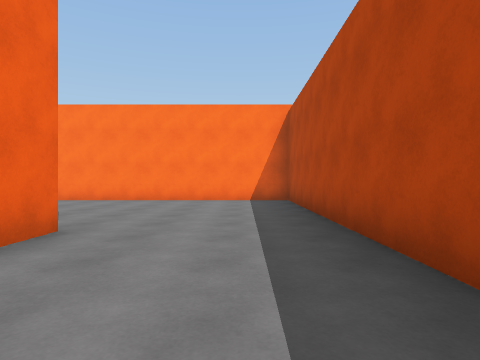
[1] (above)

24 first-person views from a walk through a 3-D level made in the Unity game engine. The camera is 1.2 m above the floor, looks level and sees 75° across. The floor is counted in squares, 2 m on a side. Each view is taken from the middle of a square. On the plan, view 1 faces up. The plan holds only what a view shows up to about 9 squares ahead; the rest is blank. The place goes on beyond the plan.

[2]
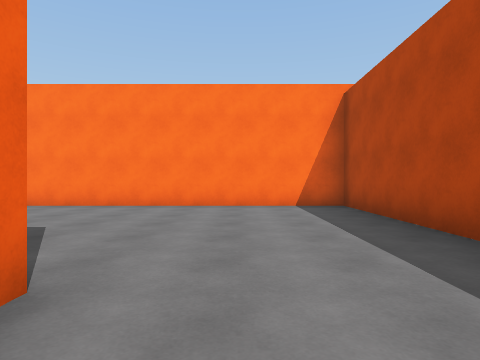

[3]
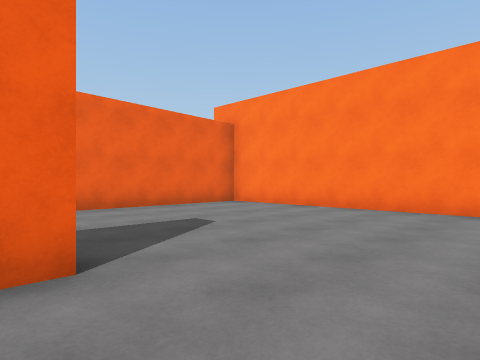

[4]
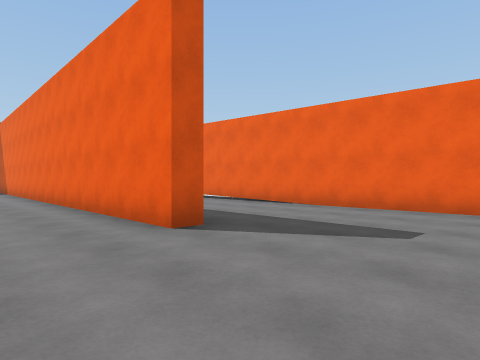

[5]
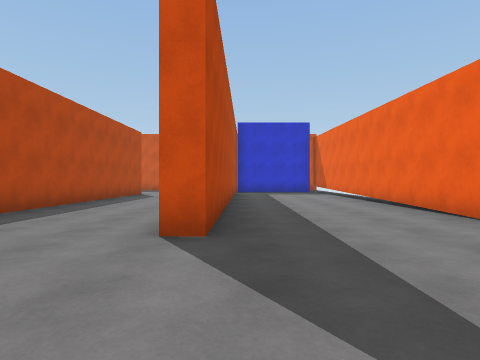

[6]
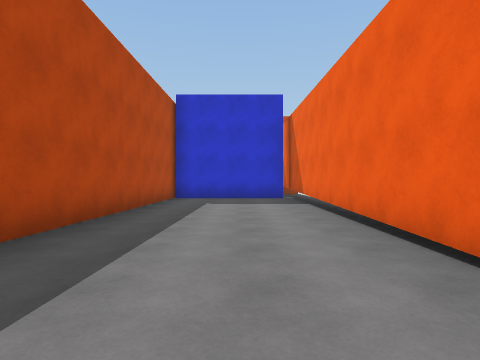

[7]
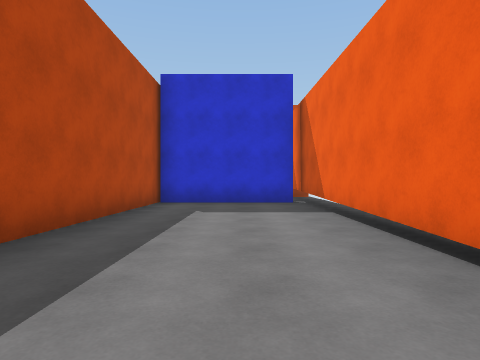

[8]
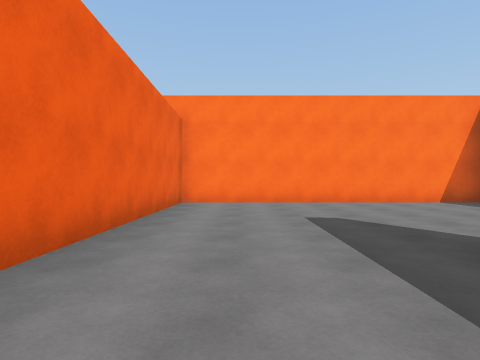

[9]
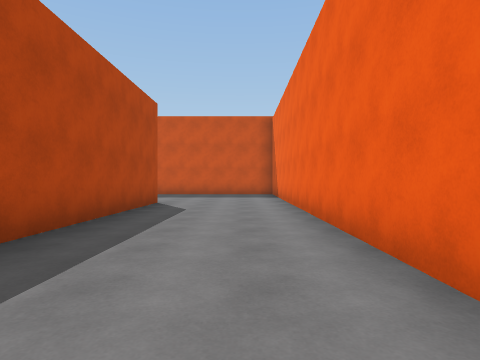

[10]
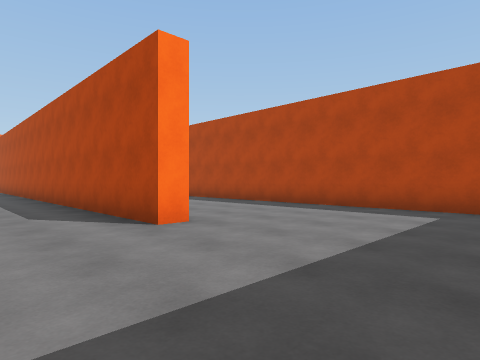

[11]
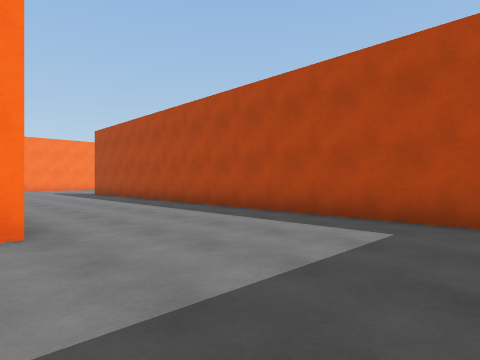

[12]
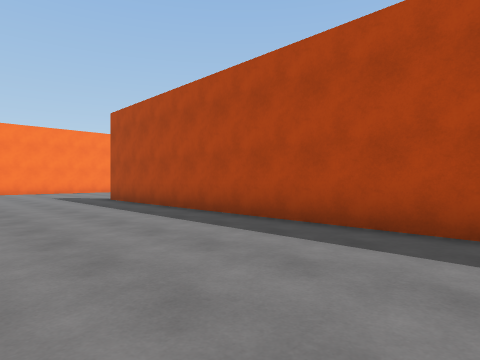

[13]
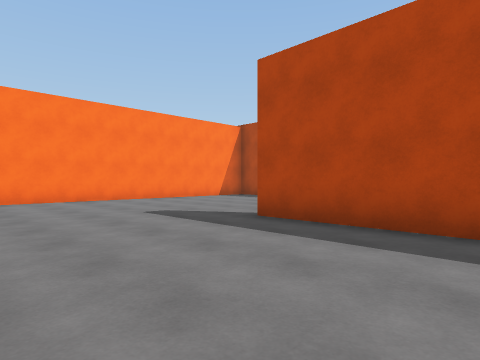

[14]
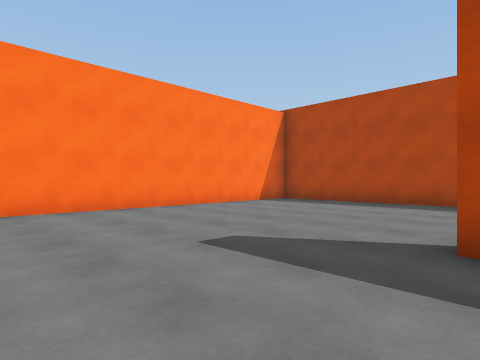

[15]
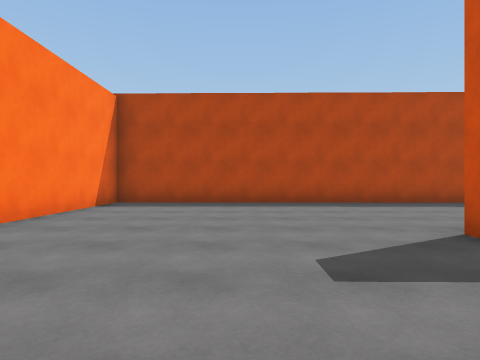

[16]
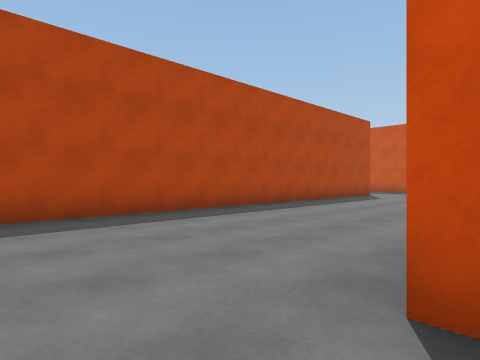

[17]
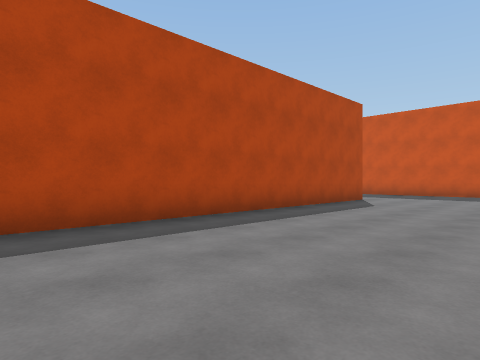

[18]
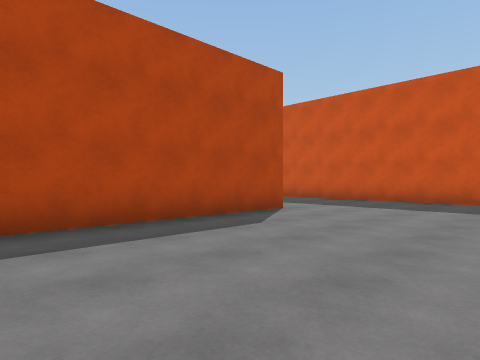

[19]
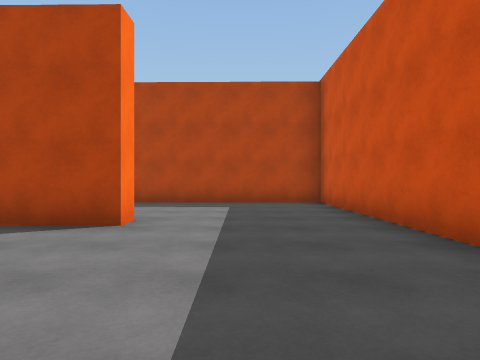

[20]
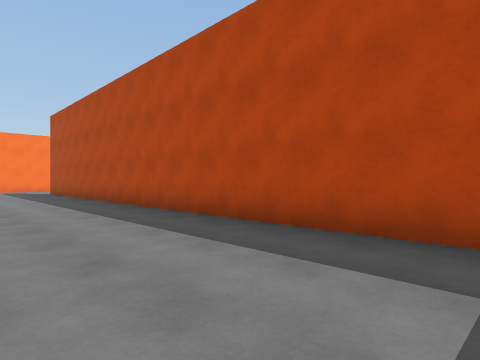

[21]
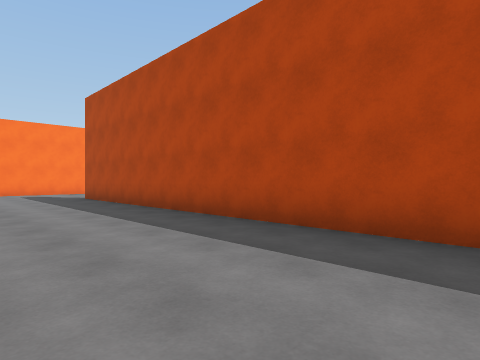

[22]
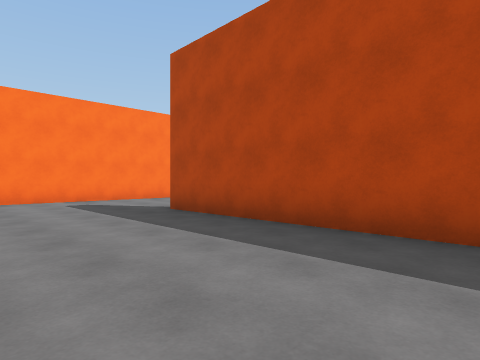

[23]
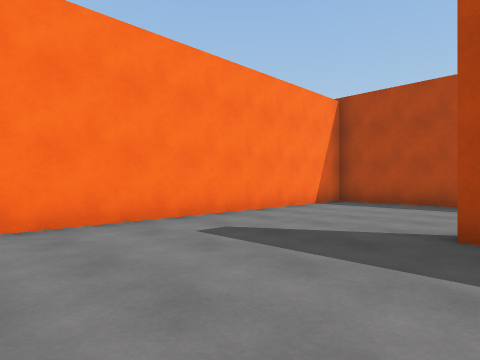

[24]
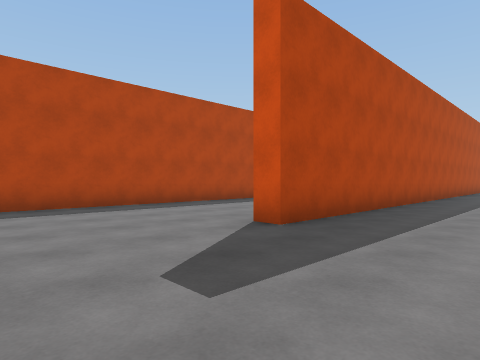

### Floor plan
Points are (right, up) in squares from view 1. A wall is a line through its corners. A room is listed if a view was taken in it or the views show most of it. See-through windows are left out.
Room 1 (views 1, 2, 3, 4, 5, 6, 7, 8, 9)
walls: (1.3, -0.6) (1.4, 9.3) (-6.5, 9.3) (-6.6, -9); (-2.8, -8.6) (-2.6, 3.7) (-2.1, 3.7) (-2.2, -0.5); (-6.5, -8.3) (-2.9, -8.3)
ways out: opening at (-1, 0) to room 2
Room 2 (views 10, 11, 12, 13, 14, 15, 16, 17, 18, 19, 20, 21, 22, 23, 24)
walls: (11.7, -7.4) (11.1, -7.4) (11.4, 9.3) (3.1, 9.3); (5.8, -9.5) (6, 3.5); (1.7, -6.3) (1.2, -6.3) (1.3, -0.6); (8.1, -11.2) (15.3, -11.2) (15.6, 5.6) (16.2, 5.6); (20.2, 3.5) (20.3, 9.3) (12.5, 9.3); (-2.2, -0.5) (-2.3, -7.1)
ways out: opening at (-1, 0) to room 1

Where each view was taken, in squares from view 1:
view 1: 0 up, 0 right, facing up
view 2: 2 up, 1 left, facing up
view 3: 3 up, 0 right, facing up-left
view 4: 7 up, 0 right, facing down-left
view 5: 7 up, 3 left, facing down
view 6: 2 up, 5 left, facing down
view 7: 0 up, 5 left, facing down
view 8: 1 up, 5 left, facing up
view 9: 2 up, 1 left, facing down
view 10: 10 down, 1 left, facing up-right
view 11: 10 down, 1 right, facing up-right
view 12: 6 down, 2 right, facing up-right
view 13: 0 up, 2 right, facing up-right
view 14: 3 up, 3 right, facing up-right
view 15: 6 up, 3 right, facing right
view 16: 5 up, 6 right, facing down-right
view 17: 2 up, 7 right, facing down-right
view 18: 2 down, 7 right, facing down-right
view 19: 9 down, 7 right, facing right
view 20: 9 down, 12 right, facing up-right
view 21: 5 down, 12 right, facing up-right
view 22: 0 up, 12 right, facing up-right
view 23: 5 up, 12 right, facing up-right
view 24: 9 up, 13 right, facing down-right
